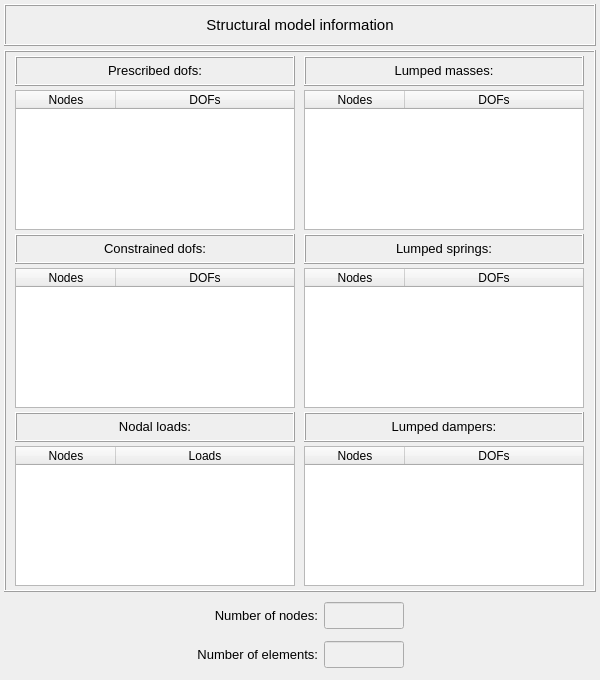
<?xml version="1.0" encoding="UTF-8"?>
<ui version="4.0">
 <class>dialog</class>
 <widget class="QDialog" name="dialog">
  <property name="geometry">
   <rect>
    <x>0</x>
    <y>0</y>
    <width>600</width>
    <height>680</height>
   </rect>
  </property>
  <property name="minimumSize">
   <size>
    <width>600</width>
    <height>680</height>
   </size>
  </property>
  <property name="maximumSize">
   <size>
    <width>600</width>
    <height>680</height>
   </size>
  </property>
  <property name="windowTitle">
   <string>Structural Model Information</string>
  </property>
  <layout class="QGridLayout" name="gridLayout_4">
   <property name="leftMargin">
    <number>4</number>
   </property>
   <property name="topMargin">
    <number>4</number>
   </property>
   <property name="rightMargin">
    <number>4</number>
   </property>
   <property name="bottomMargin">
    <number>4</number>
   </property>
   <property name="spacing">
    <number>4</number>
   </property>
   <item row="0" column="0">
    <widget class="QFrame" name="frame_3">
     <property name="minimumSize">
      <size>
       <width>0</width>
       <height>42</height>
      </size>
     </property>
     <property name="maximumSize">
      <size>
       <width>16777215</width>
       <height>42</height>
      </size>
     </property>
     <property name="frameShape">
      <enum>QFrame::Box</enum>
     </property>
     <property name="frameShadow">
      <enum>QFrame::Raised</enum>
     </property>
     <layout class="QGridLayout" name="gridLayout_2">
      <property name="leftMargin">
       <number>0</number>
      </property>
      <property name="topMargin">
       <number>0</number>
      </property>
      <property name="rightMargin">
       <number>0</number>
      </property>
      <property name="bottomMargin">
       <number>0</number>
      </property>
      <property name="spacing">
       <number>0</number>
      </property>
      <item row="0" column="0">
       <widget class="QLabel" name="label_12">
        <property name="font">
         <font>
          <pointsize>11</pointsize>
         </font>
        </property>
        <property name="frameShape">
         <enum>QFrame::NoFrame</enum>
        </property>
        <property name="text">
         <string>Structural model information</string>
        </property>
        <property name="textFormat">
         <enum>Qt::AutoText</enum>
        </property>
        <property name="alignment">
         <set>Qt::AlignCenter</set>
        </property>
       </widget>
      </item>
     </layout>
    </widget>
   </item>
   <item row="1" column="0">
    <widget class="QFrame" name="frame_2">
     <property name="minimumSize">
      <size>
       <width>310</width>
       <height>510</height>
      </size>
     </property>
     <property name="maximumSize">
      <size>
       <width>1000</width>
       <height>580</height>
      </size>
     </property>
     <property name="frameShape">
      <enum>QFrame::Box</enum>
     </property>
     <property name="frameShadow">
      <enum>QFrame::Raised</enum>
     </property>
     <layout class="QGridLayout" name="gridLayout">
      <property name="leftMargin">
       <number>4</number>
      </property>
      <property name="topMargin">
       <number>4</number>
      </property>
      <property name="rightMargin">
       <number>4</number>
      </property>
      <property name="bottomMargin">
       <number>4</number>
      </property>
      <property name="spacing">
       <number>4</number>
      </property>
      <item row="4" column="0">
       <widget class="QLabel" name="label_17">
        <property name="minimumSize">
         <size>
          <width>0</width>
          <height>30</height>
         </size>
        </property>
        <property name="maximumSize">
         <size>
          <width>16777215</width>
          <height>30</height>
         </size>
        </property>
        <property name="font">
         <font>
          <pointsize>10</pointsize>
         </font>
        </property>
        <property name="frameShape">
         <enum>QFrame::Box</enum>
        </property>
        <property name="frameShadow">
         <enum>QFrame::Raised</enum>
        </property>
        <property name="text">
         <string>&lt;html&gt;&lt;head/&gt;&lt;body&gt;&lt;p align=&quot;center&quot;&gt;Nodal loads:&lt;/p&gt;&lt;/body&gt;&lt;/html&gt;</string>
        </property>
        <property name="textFormat">
         <enum>Qt::AutoText</enum>
        </property>
        <property name="alignment">
         <set>Qt::AlignCenter</set>
        </property>
       </widget>
      </item>
      <item row="2" column="0">
       <widget class="QLabel" name="label_11">
        <property name="minimumSize">
         <size>
          <width>0</width>
          <height>30</height>
         </size>
        </property>
        <property name="maximumSize">
         <size>
          <width>16777215</width>
          <height>30</height>
         </size>
        </property>
        <property name="font">
         <font>
          <pointsize>10</pointsize>
         </font>
        </property>
        <property name="frameShape">
         <enum>QFrame::Box</enum>
        </property>
        <property name="frameShadow">
         <enum>QFrame::Raised</enum>
        </property>
        <property name="text">
         <string>&lt;html&gt;&lt;head/&gt;&lt;body&gt;&lt;p align=&quot;center&quot;&gt;Constrained dofs:&lt;/p&gt;&lt;/body&gt;&lt;/html&gt;</string>
        </property>
        <property name="textFormat">
         <enum>Qt::AutoText</enum>
        </property>
        <property name="alignment">
         <set>Qt::AlignCenter</set>
        </property>
       </widget>
      </item>
      <item row="0" column="0">
       <widget class="QLabel" name="label_10">
        <property name="minimumSize">
         <size>
          <width>0</width>
          <height>30</height>
         </size>
        </property>
        <property name="maximumSize">
         <size>
          <width>16777215</width>
          <height>30</height>
         </size>
        </property>
        <property name="font">
         <font>
          <pointsize>10</pointsize>
         </font>
        </property>
        <property name="frameShape">
         <enum>QFrame::Box</enum>
        </property>
        <property name="frameShadow">
         <enum>QFrame::Raised</enum>
        </property>
        <property name="text">
         <string>&lt;html&gt;&lt;head/&gt;&lt;body&gt;&lt;p align=&quot;center&quot;&gt;Prescribed dofs:&lt;/p&gt;&lt;/body&gt;&lt;/html&gt;</string>
        </property>
        <property name="textFormat">
         <enum>Qt::AutoText</enum>
        </property>
        <property name="alignment">
         <set>Qt::AlignCenter</set>
        </property>
       </widget>
      </item>
      <item row="5" column="0">
       <widget class="QTreeWidget" name="treeWidget_nodal_loads">
        <property name="minimumSize">
         <size>
          <width>280</width>
          <height>140</height>
         </size>
        </property>
        <property name="maximumSize">
         <size>
          <width>280</width>
          <height>140</height>
         </size>
        </property>
        <property name="font">
         <font>
          <family>MS Shell Dlg 2</family>
          <pointsize>9</pointsize>
          <italic>false</italic>
         </font>
        </property>
        <column>
         <property name="text">
          <string>Nodes</string>
         </property>
         <property name="textAlignment">
          <set>AlignCenter</set>
         </property>
        </column>
        <column>
         <property name="text">
          <string>Loads</string>
         </property>
         <property name="textAlignment">
          <set>AlignCenter</set>
         </property>
        </column>
       </widget>
      </item>
      <item row="3" column="0">
       <widget class="QTreeWidget" name="treeWidget_constrained_dofs">
        <property name="minimumSize">
         <size>
          <width>280</width>
          <height>140</height>
         </size>
        </property>
        <property name="maximumSize">
         <size>
          <width>280</width>
          <height>140</height>
         </size>
        </property>
        <property name="font">
         <font>
          <family>MS Shell Dlg 2</family>
          <pointsize>9</pointsize>
          <italic>false</italic>
         </font>
        </property>
        <column>
         <property name="text">
          <string>Nodes</string>
         </property>
         <property name="textAlignment">
          <set>AlignCenter</set>
         </property>
        </column>
        <column>
         <property name="text">
          <string>DOFs</string>
         </property>
         <property name="textAlignment">
          <set>AlignCenter</set>
         </property>
        </column>
       </widget>
      </item>
      <item row="1" column="0">
       <widget class="QTreeWidget" name="treeWidget_prescribed_dofs">
        <property name="minimumSize">
         <size>
          <width>280</width>
          <height>140</height>
         </size>
        </property>
        <property name="maximumSize">
         <size>
          <width>280</width>
          <height>140</height>
         </size>
        </property>
        <property name="font">
         <font>
          <family>MS Shell Dlg 2</family>
          <pointsize>9</pointsize>
          <italic>false</italic>
         </font>
        </property>
        <column>
         <property name="text">
          <string>Nodes</string>
         </property>
         <property name="textAlignment">
          <set>AlignCenter</set>
         </property>
        </column>
        <column>
         <property name="text">
          <string>DOFs</string>
         </property>
         <property name="textAlignment">
          <set>AlignCenter</set>
         </property>
        </column>
       </widget>
      </item>
      <item row="0" column="1">
       <widget class="QLabel" name="label_9">
        <property name="minimumSize">
         <size>
          <width>0</width>
          <height>30</height>
         </size>
        </property>
        <property name="maximumSize">
         <size>
          <width>16777215</width>
          <height>30</height>
         </size>
        </property>
        <property name="font">
         <font>
          <pointsize>10</pointsize>
         </font>
        </property>
        <property name="frameShape">
         <enum>QFrame::Box</enum>
        </property>
        <property name="frameShadow">
         <enum>QFrame::Raised</enum>
        </property>
        <property name="text">
         <string>&lt;html&gt;&lt;head/&gt;&lt;body&gt;&lt;p align=&quot;center&quot;&gt;Lumped masses:&lt;/p&gt;&lt;/body&gt;&lt;/html&gt;</string>
        </property>
        <property name="textFormat">
         <enum>Qt::AutoText</enum>
        </property>
        <property name="alignment">
         <set>Qt::AlignCenter</set>
        </property>
       </widget>
      </item>
      <item row="1" column="1">
       <widget class="QTreeWidget" name="treeWidget_masses">
        <property name="minimumSize">
         <size>
          <width>280</width>
          <height>140</height>
         </size>
        </property>
        <property name="maximumSize">
         <size>
          <width>280</width>
          <height>140</height>
         </size>
        </property>
        <property name="font">
         <font>
          <family>MS Shell Dlg 2</family>
          <pointsize>9</pointsize>
          <italic>false</italic>
         </font>
        </property>
        <column>
         <property name="text">
          <string>Nodes</string>
         </property>
         <property name="textAlignment">
          <set>AlignCenter</set>
         </property>
        </column>
        <column>
         <property name="text">
          <string>DOFs</string>
         </property>
         <property name="textAlignment">
          <set>AlignCenter</set>
         </property>
        </column>
       </widget>
      </item>
      <item row="2" column="1">
       <widget class="QLabel" name="label_15">
        <property name="minimumSize">
         <size>
          <width>0</width>
          <height>30</height>
         </size>
        </property>
        <property name="maximumSize">
         <size>
          <width>16777215</width>
          <height>30</height>
         </size>
        </property>
        <property name="font">
         <font>
          <pointsize>10</pointsize>
         </font>
        </property>
        <property name="frameShape">
         <enum>QFrame::Box</enum>
        </property>
        <property name="frameShadow">
         <enum>QFrame::Raised</enum>
        </property>
        <property name="text">
         <string>&lt;html&gt;&lt;head/&gt;&lt;body&gt;&lt;p align=&quot;center&quot;&gt;Lumped springs:&lt;/p&gt;&lt;/body&gt;&lt;/html&gt;</string>
        </property>
        <property name="textFormat">
         <enum>Qt::AutoText</enum>
        </property>
        <property name="alignment">
         <set>Qt::AlignCenter</set>
        </property>
       </widget>
      </item>
      <item row="3" column="1">
       <widget class="QTreeWidget" name="treeWidget_springs">
        <property name="minimumSize">
         <size>
          <width>280</width>
          <height>140</height>
         </size>
        </property>
        <property name="maximumSize">
         <size>
          <width>280</width>
          <height>140</height>
         </size>
        </property>
        <property name="font">
         <font>
          <family>MS Shell Dlg 2</family>
          <pointsize>9</pointsize>
          <italic>false</italic>
         </font>
        </property>
        <column>
         <property name="text">
          <string>Nodes</string>
         </property>
         <property name="textAlignment">
          <set>AlignCenter</set>
         </property>
        </column>
        <column>
         <property name="text">
          <string>DOFs</string>
         </property>
         <property name="textAlignment">
          <set>AlignCenter</set>
         </property>
        </column>
       </widget>
      </item>
      <item row="4" column="1">
       <widget class="QLabel" name="label_16">
        <property name="minimumSize">
         <size>
          <width>0</width>
          <height>30</height>
         </size>
        </property>
        <property name="maximumSize">
         <size>
          <width>16777215</width>
          <height>30</height>
         </size>
        </property>
        <property name="font">
         <font>
          <pointsize>10</pointsize>
         </font>
        </property>
        <property name="frameShape">
         <enum>QFrame::Box</enum>
        </property>
        <property name="frameShadow">
         <enum>QFrame::Raised</enum>
        </property>
        <property name="text">
         <string>&lt;html&gt;&lt;head/&gt;&lt;body&gt;&lt;p align=&quot;center&quot;&gt;Lumped dampers:&lt;/p&gt;&lt;/body&gt;&lt;/html&gt;</string>
        </property>
        <property name="textFormat">
         <enum>Qt::AutoText</enum>
        </property>
        <property name="alignment">
         <set>Qt::AlignCenter</set>
        </property>
       </widget>
      </item>
      <item row="5" column="1">
       <widget class="QTreeWidget" name="treeWidget_dampers">
        <property name="minimumSize">
         <size>
          <width>280</width>
          <height>140</height>
         </size>
        </property>
        <property name="maximumSize">
         <size>
          <width>280</width>
          <height>140</height>
         </size>
        </property>
        <property name="font">
         <font>
          <family>MS Shell Dlg 2</family>
          <pointsize>9</pointsize>
          <italic>false</italic>
         </font>
        </property>
        <column>
         <property name="text">
          <string>Nodes</string>
         </property>
         <property name="textAlignment">
          <set>AlignCenter</set>
         </property>
        </column>
        <column>
         <property name="text">
          <string>DOFs</string>
         </property>
         <property name="textAlignment">
          <set>AlignCenter</set>
         </property>
        </column>
       </widget>
      </item>
     </layout>
    </widget>
   </item>
   <item row="2" column="0">
    <widget class="QFrame" name="frame_4">
     <property name="minimumSize">
      <size>
       <width>0</width>
       <height>80</height>
      </size>
     </property>
     <property name="maximumSize">
      <size>
       <width>16777215</width>
       <height>80</height>
      </size>
     </property>
     <property name="frameShape">
      <enum>QFrame::NoFrame</enum>
     </property>
     <property name="frameShadow">
      <enum>QFrame::Raised</enum>
     </property>
     <layout class="QGridLayout" name="gridLayout_3">
      <property name="leftMargin">
       <number>0</number>
      </property>
      <property name="topMargin">
       <number>0</number>
      </property>
      <property name="rightMargin">
       <number>0</number>
      </property>
      <property name="bottomMargin">
       <number>0</number>
      </property>
      <property name="spacing">
       <number>6</number>
      </property>
      <item row="0" column="2">
       <widget class="QLineEdit" name="lineEdit_number_nodes">
        <property name="enabled">
         <bool>false</bool>
        </property>
        <property name="minimumSize">
         <size>
          <width>80</width>
          <height>27</height>
         </size>
        </property>
        <property name="maximumSize">
         <size>
          <width>80</width>
          <height>27</height>
         </size>
        </property>
        <property name="palette">
         <palette>
          <active>
           <colorrole role="WindowText">
            <brush brushstyle="SolidPattern">
             <color alpha="255">
              <red>0</red>
              <green>0</green>
              <blue>0</blue>
             </color>
            </brush>
           </colorrole>
           <colorrole role="Button">
            <brush brushstyle="SolidPattern">
             <color alpha="255">
              <red>250</red>
              <green>250</green>
              <blue>250</blue>
             </color>
            </brush>
           </colorrole>
           <colorrole role="Dark">
            <brush brushstyle="SolidPattern">
             <color alpha="255">
              <red>0</red>
              <green>0</green>
              <blue>0</blue>
             </color>
            </brush>
           </colorrole>
           <colorrole role="Text">
            <brush brushstyle="SolidPattern">
             <color alpha="255">
              <red>0</red>
              <green>0</green>
              <blue>0</blue>
             </color>
            </brush>
           </colorrole>
           <colorrole role="ButtonText">
            <brush brushstyle="SolidPattern">
             <color alpha="255">
              <red>0</red>
              <green>0</green>
              <blue>0</blue>
             </color>
            </brush>
           </colorrole>
           <colorrole role="Base">
            <brush brushstyle="SolidPattern">
             <color alpha="255">
              <red>250</red>
              <green>250</green>
              <blue>250</blue>
             </color>
            </brush>
           </colorrole>
           <colorrole role="Window">
            <brush brushstyle="SolidPattern">
             <color alpha="255">
              <red>250</red>
              <green>250</green>
              <blue>250</blue>
             </color>
            </brush>
           </colorrole>
          </active>
          <inactive>
           <colorrole role="WindowText">
            <brush brushstyle="SolidPattern">
             <color alpha="255">
              <red>0</red>
              <green>0</green>
              <blue>0</blue>
             </color>
            </brush>
           </colorrole>
           <colorrole role="Button">
            <brush brushstyle="SolidPattern">
             <color alpha="255">
              <red>250</red>
              <green>250</green>
              <blue>250</blue>
             </color>
            </brush>
           </colorrole>
           <colorrole role="Dark">
            <brush brushstyle="SolidPattern">
             <color alpha="255">
              <red>0</red>
              <green>0</green>
              <blue>0</blue>
             </color>
            </brush>
           </colorrole>
           <colorrole role="Text">
            <brush brushstyle="SolidPattern">
             <color alpha="255">
              <red>0</red>
              <green>0</green>
              <blue>0</blue>
             </color>
            </brush>
           </colorrole>
           <colorrole role="ButtonText">
            <brush brushstyle="SolidPattern">
             <color alpha="255">
              <red>0</red>
              <green>0</green>
              <blue>0</blue>
             </color>
            </brush>
           </colorrole>
           <colorrole role="Base">
            <brush brushstyle="SolidPattern">
             <color alpha="255">
              <red>250</red>
              <green>250</green>
              <blue>250</blue>
             </color>
            </brush>
           </colorrole>
           <colorrole role="Window">
            <brush brushstyle="SolidPattern">
             <color alpha="255">
              <red>250</red>
              <green>250</green>
              <blue>250</blue>
             </color>
            </brush>
           </colorrole>
          </inactive>
          <disabled>
           <colorrole role="WindowText">
            <brush brushstyle="SolidPattern">
             <color alpha="255">
              <red>100</red>
              <green>100</green>
              <blue>100</blue>
             </color>
            </brush>
           </colorrole>
           <colorrole role="Button">
            <brush brushstyle="SolidPattern">
             <color alpha="255">
              <red>240</red>
              <green>240</green>
              <blue>240</blue>
             </color>
            </brush>
           </colorrole>
           <colorrole role="Dark">
            <brush brushstyle="SolidPattern">
             <color alpha="255">
              <red>0</red>
              <green>0</green>
              <blue>0</blue>
             </color>
            </brush>
           </colorrole>
           <colorrole role="Text">
            <brush brushstyle="SolidPattern">
             <color alpha="255">
              <red>100</red>
              <green>100</green>
              <blue>100</blue>
             </color>
            </brush>
           </colorrole>
           <colorrole role="ButtonText">
            <brush brushstyle="SolidPattern">
             <color alpha="255">
              <red>100</red>
              <green>100</green>
              <blue>100</blue>
             </color>
            </brush>
           </colorrole>
           <colorrole role="Base">
            <brush brushstyle="SolidPattern">
             <color alpha="255">
              <red>240</red>
              <green>240</green>
              <blue>240</blue>
             </color>
            </brush>
           </colorrole>
           <colorrole role="Window">
            <brush brushstyle="SolidPattern">
             <color alpha="255">
              <red>240</red>
              <green>240</green>
              <blue>240</blue>
             </color>
            </brush>
           </colorrole>
          </disabled>
         </palette>
        </property>
        <property name="font">
         <font>
          <pointsize>10</pointsize>
         </font>
        </property>
        <property name="styleSheet">
         <string notr="true">QLineEdit{color: rgb(0, 0, 0); background-color: rgb(250, 250, 250)}
QLineEdit:disabled{color: rgb(100, 100, 100); background-color: rgb(240, 240, 240)}</string>
        </property>
        <property name="alignment">
         <set>Qt::AlignCenter</set>
        </property>
       </widget>
      </item>
      <item row="1" column="1">
       <widget class="QLabel" name="label_14">
        <property name="minimumSize">
         <size>
          <width>0</width>
          <height>26</height>
         </size>
        </property>
        <property name="maximumSize">
         <size>
          <width>200</width>
          <height>26</height>
         </size>
        </property>
        <property name="font">
         <font>
          <pointsize>10</pointsize>
         </font>
        </property>
        <property name="frameShape">
         <enum>QFrame::NoFrame</enum>
        </property>
        <property name="text">
         <string>Number of elements:</string>
        </property>
        <property name="textFormat">
         <enum>Qt::AutoText</enum>
        </property>
        <property name="alignment">
         <set>Qt::AlignRight|Qt::AlignTrailing|Qt::AlignVCenter</set>
        </property>
       </widget>
      </item>
      <item row="1" column="2">
       <widget class="QLineEdit" name="lineEdit_number_elements">
        <property name="enabled">
         <bool>false</bool>
        </property>
        <property name="minimumSize">
         <size>
          <width>80</width>
          <height>27</height>
         </size>
        </property>
        <property name="maximumSize">
         <size>
          <width>80</width>
          <height>27</height>
         </size>
        </property>
        <property name="palette">
         <palette>
          <active>
           <colorrole role="WindowText">
            <brush brushstyle="SolidPattern">
             <color alpha="255">
              <red>0</red>
              <green>0</green>
              <blue>0</blue>
             </color>
            </brush>
           </colorrole>
           <colorrole role="Button">
            <brush brushstyle="SolidPattern">
             <color alpha="255">
              <red>250</red>
              <green>250</green>
              <blue>250</blue>
             </color>
            </brush>
           </colorrole>
           <colorrole role="Dark">
            <brush brushstyle="SolidPattern">
             <color alpha="255">
              <red>0</red>
              <green>0</green>
              <blue>0</blue>
             </color>
            </brush>
           </colorrole>
           <colorrole role="Text">
            <brush brushstyle="SolidPattern">
             <color alpha="255">
              <red>0</red>
              <green>0</green>
              <blue>0</blue>
             </color>
            </brush>
           </colorrole>
           <colorrole role="ButtonText">
            <brush brushstyle="SolidPattern">
             <color alpha="255">
              <red>0</red>
              <green>0</green>
              <blue>0</blue>
             </color>
            </brush>
           </colorrole>
           <colorrole role="Base">
            <brush brushstyle="SolidPattern">
             <color alpha="255">
              <red>250</red>
              <green>250</green>
              <blue>250</blue>
             </color>
            </brush>
           </colorrole>
           <colorrole role="Window">
            <brush brushstyle="SolidPattern">
             <color alpha="255">
              <red>250</red>
              <green>250</green>
              <blue>250</blue>
             </color>
            </brush>
           </colorrole>
          </active>
          <inactive>
           <colorrole role="WindowText">
            <brush brushstyle="SolidPattern">
             <color alpha="255">
              <red>0</red>
              <green>0</green>
              <blue>0</blue>
             </color>
            </brush>
           </colorrole>
           <colorrole role="Button">
            <brush brushstyle="SolidPattern">
             <color alpha="255">
              <red>250</red>
              <green>250</green>
              <blue>250</blue>
             </color>
            </brush>
           </colorrole>
           <colorrole role="Dark">
            <brush brushstyle="SolidPattern">
             <color alpha="255">
              <red>0</red>
              <green>0</green>
              <blue>0</blue>
             </color>
            </brush>
           </colorrole>
           <colorrole role="Text">
            <brush brushstyle="SolidPattern">
             <color alpha="255">
              <red>0</red>
              <green>0</green>
              <blue>0</blue>
             </color>
            </brush>
           </colorrole>
           <colorrole role="ButtonText">
            <brush brushstyle="SolidPattern">
             <color alpha="255">
              <red>0</red>
              <green>0</green>
              <blue>0</blue>
             </color>
            </brush>
           </colorrole>
           <colorrole role="Base">
            <brush brushstyle="SolidPattern">
             <color alpha="255">
              <red>250</red>
              <green>250</green>
              <blue>250</blue>
             </color>
            </brush>
           </colorrole>
           <colorrole role="Window">
            <brush brushstyle="SolidPattern">
             <color alpha="255">
              <red>250</red>
              <green>250</green>
              <blue>250</blue>
             </color>
            </brush>
           </colorrole>
          </inactive>
          <disabled>
           <colorrole role="WindowText">
            <brush brushstyle="SolidPattern">
             <color alpha="255">
              <red>100</red>
              <green>100</green>
              <blue>100</blue>
             </color>
            </brush>
           </colorrole>
           <colorrole role="Button">
            <brush brushstyle="SolidPattern">
             <color alpha="255">
              <red>240</red>
              <green>240</green>
              <blue>240</blue>
             </color>
            </brush>
           </colorrole>
           <colorrole role="Dark">
            <brush brushstyle="SolidPattern">
             <color alpha="255">
              <red>0</red>
              <green>0</green>
              <blue>0</blue>
             </color>
            </brush>
           </colorrole>
           <colorrole role="Text">
            <brush brushstyle="SolidPattern">
             <color alpha="255">
              <red>100</red>
              <green>100</green>
              <blue>100</blue>
             </color>
            </brush>
           </colorrole>
           <colorrole role="ButtonText">
            <brush brushstyle="SolidPattern">
             <color alpha="255">
              <red>100</red>
              <green>100</green>
              <blue>100</blue>
             </color>
            </brush>
           </colorrole>
           <colorrole role="Base">
            <brush brushstyle="SolidPattern">
             <color alpha="255">
              <red>240</red>
              <green>240</green>
              <blue>240</blue>
             </color>
            </brush>
           </colorrole>
           <colorrole role="Window">
            <brush brushstyle="SolidPattern">
             <color alpha="255">
              <red>240</red>
              <green>240</green>
              <blue>240</blue>
             </color>
            </brush>
           </colorrole>
          </disabled>
         </palette>
        </property>
        <property name="font">
         <font>
          <pointsize>10</pointsize>
         </font>
        </property>
        <property name="styleSheet">
         <string notr="true">QLineEdit{color: rgb(0, 0, 0); background-color: rgb(250, 250, 250)}
QLineEdit:disabled{color: rgb(100, 100, 100); background-color: rgb(240, 240, 240)}</string>
        </property>
        <property name="alignment">
         <set>Qt::AlignCenter</set>
        </property>
       </widget>
      </item>
      <item row="0" column="1">
       <widget class="QLabel" name="label_13">
        <property name="minimumSize">
         <size>
          <width>0</width>
          <height>26</height>
         </size>
        </property>
        <property name="maximumSize">
         <size>
          <width>200</width>
          <height>26</height>
         </size>
        </property>
        <property name="font">
         <font>
          <pointsize>10</pointsize>
         </font>
        </property>
        <property name="frameShape">
         <enum>QFrame::NoFrame</enum>
        </property>
        <property name="text">
         <string>Number of nodes:</string>
        </property>
        <property name="textFormat">
         <enum>Qt::AutoText</enum>
        </property>
        <property name="alignment">
         <set>Qt::AlignRight|Qt::AlignTrailing|Qt::AlignVCenter</set>
        </property>
       </widget>
      </item>
      <item row="0" column="3">
       <spacer name="horizontalSpacer">
        <property name="orientation">
         <enum>Qt::Horizontal</enum>
        </property>
        <property name="sizeHint" stdset="0">
         <size>
          <width>40</width>
          <height>20</height>
         </size>
        </property>
       </spacer>
      </item>
      <item row="0" column="0">
       <spacer name="horizontalSpacer_2">
        <property name="orientation">
         <enum>Qt::Horizontal</enum>
        </property>
        <property name="sizeHint" stdset="0">
         <size>
          <width>40</width>
          <height>20</height>
         </size>
        </property>
       </spacer>
      </item>
     </layout>
    </widget>
   </item>
  </layout>
 </widget>
 <resources/>
 <connections/>
</ui>
